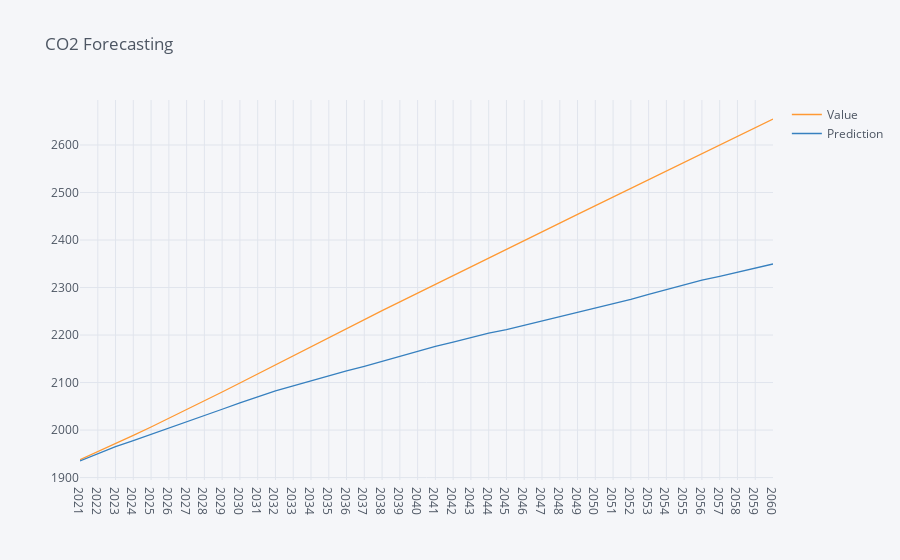
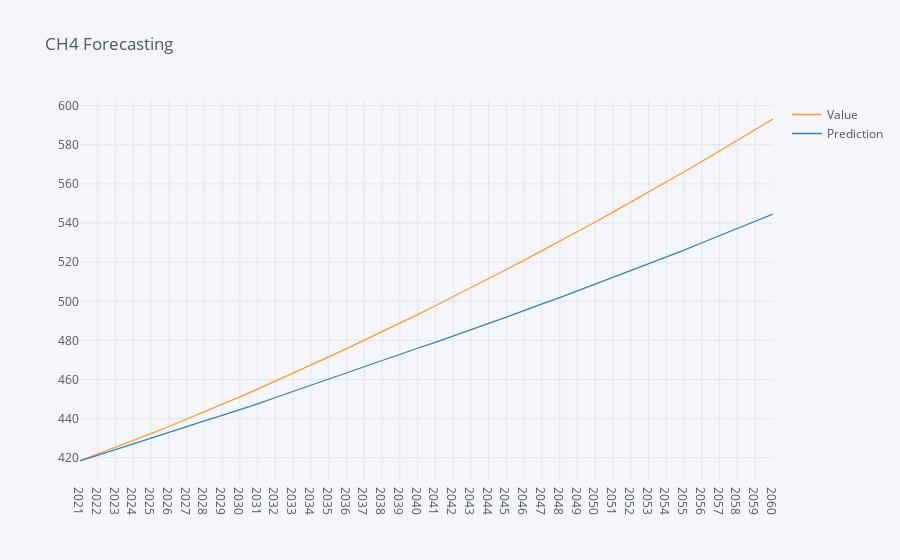
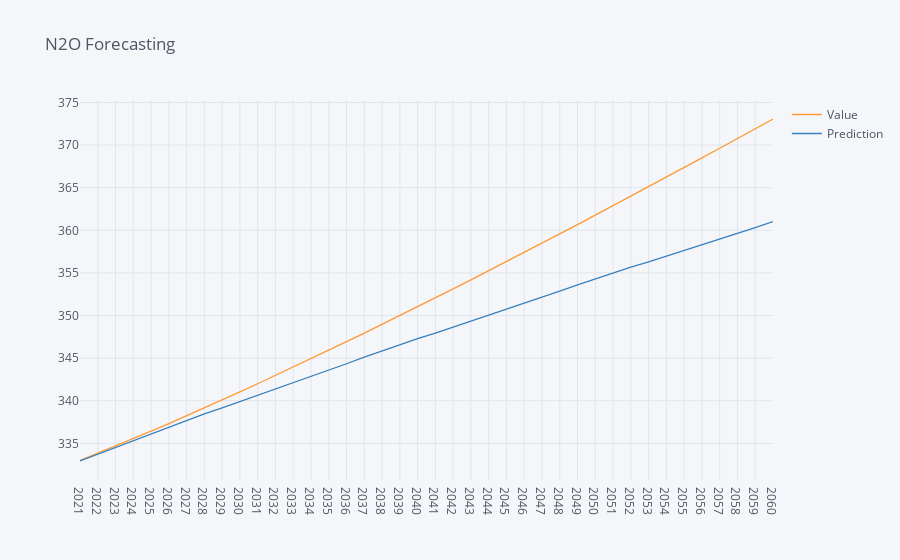

The code cell stored with these charts, in order, in its notebook:
### Code cell
for i, row in df_combined.iterrows():
    fig_emissions = go.Figure()
    if i == 0:
        df_Co2, df_Co2_forecastGT = create_df(i)
#         plot(df_Co2,"CO2 Concentration" )
        fig_emissions.add_trace(
            go.Scatter(x = df_Co2["Year"].to_list() ,y = df_Co2["Value"].to_list(),name="CO2")
            )
        df_Co2_forecastGT= df_Co2_forecastGT.set_index('Year')
        build_model_and_forecast(df_Co2, df_Co2_forecastGT, "CO2 Forecasting")
        
    elif i == 1:
        df_CH4, df_CH4_forecastGT = create_df(i)
#         plot(df_CH4, "CH4 Concentration" )
        fig_emissions.add_trace(
            go.Scatter(x = df_CH4["Year"].to_list() ,y = df_CH4["Value"].to_list(),name="CH4")
            )
        df_CH4_forecastGT= df_CH4_forecastGT.set_index('Year')
        build_model_and_forecast(df_CH4, df_CH4_forecastGT,"CH4 Forecasting")
        
    elif i == 42:
        df_N2O, df_N2O_forecastGT = create_df(i)
#         plot(df_N2O, "N2O Concentration" ) 
        
        df_N2O_forecastGT= df_N2O_forecastGT.set_index('Year')
        build_model_and_forecast(df_N2O, df_N2O_forecastGT,"N2O Forecasting")

### Figure 1 — Plotly figure (JSON) as saved in the notebook; plotly's stock layout.template omitted (floating-point values rounded to 4 significant figures)
{"data": [{"line": {"color": "rgba(255, 153, 51, 1.0)", "dash": "solid", "shape": "linear", "width": 1.3}, "mode": "lines", "name": "Value", "text": "", "type": "scatter", "x": ["2021", "2022", "2023", "2024", "2025", "2026", "2027", "2028", "2029", "2030", "2031", "2032", "2033", "2034", "2035", "2036", "2037", "2038", "2039", "2040", "2041", "2042", "2043", "2044", "2045", "2046", "2047", "2048", "2049", "2050", "2051", "2052", "2053", "2054", "2055", "2056", "2057", "2058", "2059", "2060"], "y": [1938.0, 1954.0, 1971.0, 1989.0, 2007.0, 2025.0, 2043.0, 2061.0, 2080.0, 2099.0, 2118.0, 2138.0, 2157.0, 2176.0, 2195.0, 2214.0, 2233.0, 2251.0, 2270.0, 2289.0, 2307.0, 2326.0, 2344.0, 2363.0, 2381.0, 2399.0, 2417.0, 2436.0, 2454.0, 2472.0, 2490.0, 2508.0, 2526.0, 2545.0, 2563.0, 2581.0, 2599.0, 2618.0, 2636.0, 2655.0]}, {"line": {"color": "rgba(55, 128, 191, 1.0)", "dash": "solid", "shape": "linear", "width": 1.3}, "mode": "lines", "name": "Prediction", "text": "", "type": "scatter", "x": ["2021", "2022", "2023", "2024", "2025", "2026", "2027", "2028", "2029", "2030", "2031", "2032", "2033", "2034", "2035", "2036", "2037", "2038", "2039", "2040", "2041", "2042", "2043", "2044", "2045", "2046", "2047", "2048", "2049", "2050", "2051", "2052", "2053", "2054", "2055", "2056", "2057", "2058", "2059", "2060"], "y": [1935.0, 1950.0, 1965.0, 1978.0, 1991.0, 2004.0, 2017.0, 2029.0, 2044.0, 2057.0, 2071.0, 2082.0, 2093.0, 2104.0, 2115.0, 2124.0, 2134.0, 2145.0, 2156.0, 2166.0, 2176.0, 2185.0, 2195.0, 2204.0, 2211.0, 2220.0, 2230.0, 2238.0, 2247.0, 2256.0, 2265.0, 2275.0, 2286.0, 2296.0, 2306.0, 2315.0, 2323.0, 2332.0, 2342.0, 2350.0]}], "layout": {"legend": {"bgcolor": "#F5F6F9", "font": {"color": "#4D5663"}}, "paper_bgcolor": "#F5F6F9", "plot_bgcolor": "#F5F6F9", "title": {"font": {"color": "#4D5663"}, "text": "CO2 Forecasting"}, "xaxis": {"categoryorder": "category ascending", "gridcolor": "#E1E5ED", "showgrid": true, "tickfont": {"color": "#4D5663"}, "title": {"font": {"color": "#4D5663"}, "text": ""}, "zerolinecolor": "#E1E5ED"}, "yaxis": {"categoryorder": "category ascending", "gridcolor": "#E1E5ED", "showgrid": true, "tickfont": {"color": "#4D5663"}, "title": {"font": {"color": "#4D5663"}, "text": ""}, "zerolinecolor": "#E1E5ED"}}}

### Figure 2 — Plotly figure (JSON) as saved in the notebook; plotly's stock layout.template omitted (floating-point values rounded to 4 significant figures)
{"data": [{"line": {"color": "rgba(255, 153, 51, 1.0)", "dash": "solid", "shape": "linear", "width": 1.3}, "mode": "lines", "name": "Value", "text": "", "type": "scatter", "x": ["2021", "2022", "2023", "2024", "2025", "2026", "2027", "2028", "2029", "2030", "2031", "2032", "2033", "2034", "2035", "2036", "2037", "2038", "2039", "2040", "2041", "2042", "2043", "2044", "2045", "2046", "2047", "2048", "2049", "2050", "2051", "2052", "2053", "2054", "2055", "2056", "2057", "2058", "2059", "2060"], "y": [418.5, 421.8, 425.3, 428.8, 432.3, 436.0, 439.7, 443.4, 447.3, 451.2, 455.1, 459.2, 463.2, 467.4, 471.5, 475.8, 480.0, 484.4, 488.8, 493.2, 497.7, 502.3, 506.9, 511.6, 516.3, 521.0, 525.8, 530.7, 535.6, 540.6, 545.6, 550.7, 555.8, 561.0, 566.2, 571.5, 576.9, 582.3, 587.7, 593.2]}, {"line": {"color": "rgba(55, 128, 191, 1.0)", "dash": "solid", "shape": "linear", "width": 1.3}, "mode": "lines", "name": "Prediction", "text": "", "type": "scatter", "x": ["2021", "2022", "2023", "2024", "2025", "2026", "2027", "2028", "2029", "2030", "2031", "2032", "2033", "2034", "2035", "2036", "2037", "2038", "2039", "2040", "2041", "2042", "2043", "2044", "2045", "2046", "2047", "2048", "2049", "2050", "2051", "2052", "2053", "2054", "2055", "2056", "2057", "2058", "2059", "2060"], "y": [418.3, 421.2, 424.0, 427.1, 430.1, 433.1, 436.0, 438.9, 441.6, 444.5, 447.5, 450.8, 454.0, 457.2, 460.3, 463.4, 466.5, 469.7, 473.0, 476.0, 479.0, 482.1, 485.2, 488.7, 491.9, 495.4, 498.7, 501.9, 505.4, 508.7, 512.2, 515.7, 519.0, 522.6, 526.1, 529.9, 533.6, 537.3, 540.9, 544.6]}], "layout": {"legend": {"bgcolor": "#F5F6F9", "font": {"color": "#4D5663"}}, "paper_bgcolor": "#F5F6F9", "plot_bgcolor": "#F5F6F9", "title": {"font": {"color": "#4D5663"}, "text": "CH4 Forecasting"}, "xaxis": {"categoryorder": "category ascending", "gridcolor": "#E1E5ED", "showgrid": true, "tickfont": {"color": "#4D5663"}, "title": {"font": {"color": "#4D5663"}, "text": ""}, "zerolinecolor": "#E1E5ED"}, "yaxis": {"categoryorder": "category ascending", "gridcolor": "#E1E5ED", "showgrid": true, "tickfont": {"color": "#4D5663"}, "title": {"font": {"color": "#4D5663"}, "text": ""}, "zerolinecolor": "#E1E5ED"}}}

### Figure 3 — Plotly figure (JSON) as saved in the notebook; plotly's stock layout.template omitted (floating-point values rounded to 4 significant figures)
{"data": [{"line": {"color": "rgba(255, 153, 51, 1.0)", "dash": "solid", "shape": "linear", "width": 1.3}, "mode": "lines", "name": "Value", "text": "", "type": "scatter", "x": ["2021", "2022", "2023", "2024", "2025", "2026", "2027", "2028", "2029", "2030", "2031", "2032", "2033", "2034", "2035", "2036", "2037", "2038", "2039", "2040", "2041", "2042", "2043", "2044", "2045", "2046", "2047", "2048", "2049", "2050", "2051", "2052", "2053", "2054", "2055", "2056", "2057", "2058", "2059", "2060"], "y": [333.0, 333.8, 334.7, 335.6, 336.4, 337.3, 338.2, 339.2, 340.1, 341.0, 342.0, 343.0, 343.9, 344.9, 345.9, 346.9, 347.9, 349.0, 350.0, 351.0, 352.1, 353.1, 354.2, 355.3, 356.3, 357.4, 358.5, 359.6, 360.7, 361.8, 362.9, 364.0, 365.1, 366.2, 367.4, 368.5, 369.6, 370.8, 371.9, 373.1]}, {"line": {"color": "rgba(55, 128, 191, 1.0)", "dash": "solid", "shape": "linear", "width": 1.3}, "mode": "lines", "name": "Prediction", "text": "", "type": "scatter", "x": ["2021", "2022", "2023", "2024", "2025", "2026", "2027", "2028", "2029", "2030", "2031", "2032", "2033", "2034", "2035", "2036", "2037", "2038", "2039", "2040", "2041", "2042", "2043", "2044", "2045", "2046", "2047", "2048", "2049", "2050", "2051", "2052", "2053", "2054", "2055", "2056", "2057", "2058", "2059", "2060"], "y": [332.9, 333.7, 334.5, 335.3, 336.2, 336.9, 337.7, 338.5, 339.2, 339.9, 340.6, 341.4, 342.1, 342.8, 343.6, 344.3, 345.1, 345.9, 346.6, 347.3, 347.9, 348.6, 349.3, 350.0, 350.7, 351.4, 352.1, 352.9, 353.6, 354.3, 355.0, 355.7, 356.3, 357.0, 357.6, 358.3, 359.0, 359.6, 360.3, 361.0]}], "layout": {"legend": {"bgcolor": "#F5F6F9", "font": {"color": "#4D5663"}}, "paper_bgcolor": "#F5F6F9", "plot_bgcolor": "#F5F6F9", "title": {"font": {"color": "#4D5663"}, "text": "N2O Forecasting"}, "xaxis": {"categoryorder": "category ascending", "gridcolor": "#E1E5ED", "showgrid": true, "tickfont": {"color": "#4D5663"}, "title": {"font": {"color": "#4D5663"}, "text": ""}, "zerolinecolor": "#E1E5ED"}, "yaxis": {"categoryorder": "category ascending", "gridcolor": "#E1E5ED", "showgrid": true, "tickfont": {"color": "#4D5663"}, "title": {"font": {"color": "#4D5663"}, "text": ""}, "zerolinecolor": "#E1E5ED"}}}
